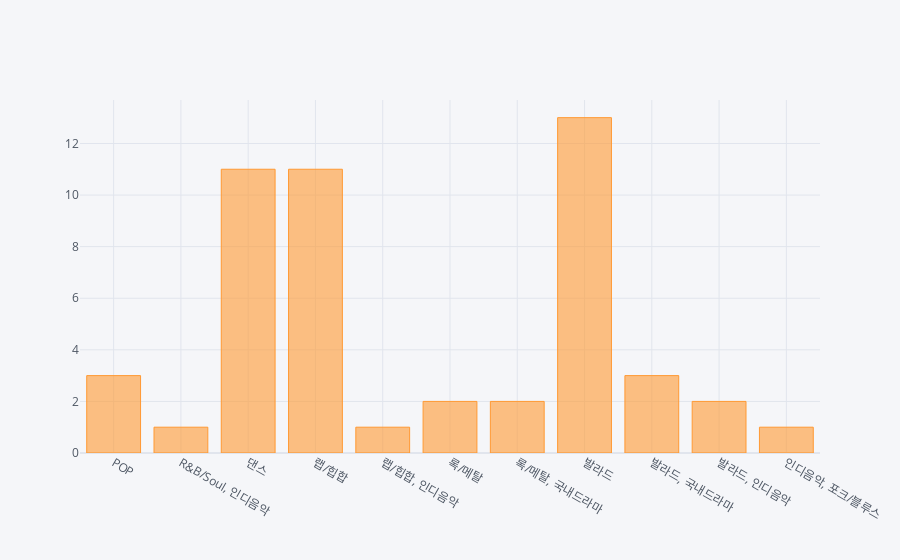

Notebook code cell kept with this figure:
### Code cell
top_202101.iplot(kind='bar', barmode='stack')
plt.show()

### Figure 1 — Plotly figure (JSON) as saved in the notebook; plotly's stock layout.template omitted (floating-point values rounded to 4 significant figures)
{"data": [{"marker": {"color": "rgba(255, 153, 51, 0.6)", "line": {"color": "rgba(255, 153, 51, 1.0)", "width": 1}}, "name": "total", "orientation": "v", "text": "", "type": "bar", "x": ["POP", "R&B/Soul, 인디음악", "댄스", "랩/힙합", "랩/힙합, 인디음악", "록/메탈", "록/메탈, 국내드라마", "발라드", "발라드, 국내드라마", "발라드, 인디음악", "인디음악, 포크/블루스"], "y": [3, 1, 11, 11, 1, 2, 2, 13, 3, 2, 1]}], "layout": {"barmode": "stack", "legend": {"bgcolor": "#F5F6F9", "font": {"color": "#4D5663"}, "traceorder": "normal"}, "paper_bgcolor": "#F5F6F9", "plot_bgcolor": "#F5F6F9", "title": {"font": {"color": "#4D5663"}}, "xaxis": {"gridcolor": "#E1E5ED", "showgrid": true, "tickfont": {"color": "#4D5663"}, "title": {"font": {"color": "#4D5663"}, "text": ""}, "zerolinecolor": "#E1E5ED"}, "yaxis": {"gridcolor": "#E1E5ED", "showgrid": true, "tickfont": {"color": "#4D5663"}, "title": {"font": {"color": "#4D5663"}, "text": ""}, "zerolinecolor": "#E1E5ED"}}}
